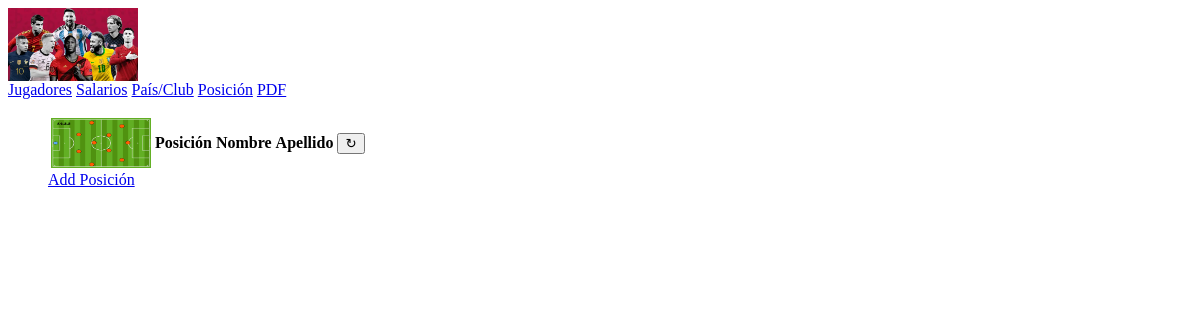
The page /list-posición/ on the database as committed earlier.
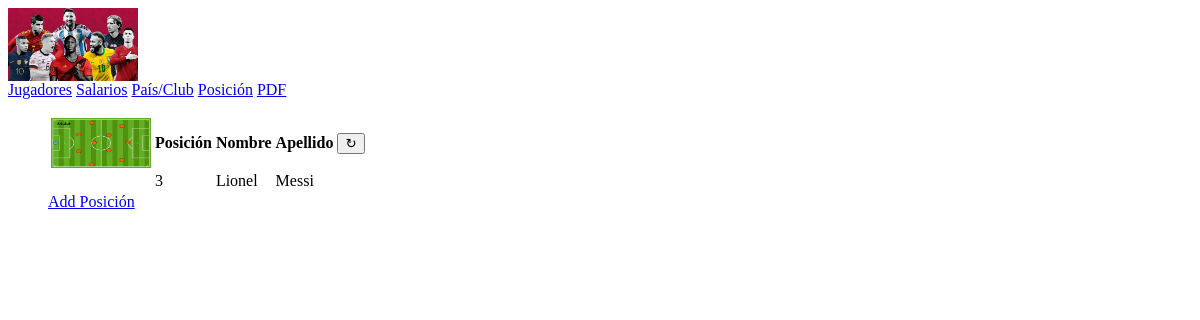
The same page on the database as committed later.
### applications/jugador/models.py (models this page shows, shortened)
class Posición(models.Model):
    PUESTO_CHOICES = (
        ('0', 'Arquero'),
        ('1', 'Defensor'),
        ('2', 'Medio campo'),
        ('3', 'Delantero'),
    )
    posición = models.CharField('Posición', max_length=3, choices=PUESTO_CHOICES)
    jugador = models.ForeignKey(Jugador, on_delete=models.CASCADE)
    class Meta:
        verbose_name = 'Posición'
        verbose_name_plural = 'Posiciónes'

class Jugador(models.Model):
    nombre = models.CharField('Nombre', max_length=30)
    apellido = models.CharField('Apellido', max_length=30, blank=True)
    fecha_nacimiento = models.DateField()
    dni = models.PositiveIntegerField()
    sueldo = models.PositiveIntegerField()
    class Meta:
        verbose_name = 'Jugador'
        verbose_name_plural = 'Jugadores'

### applications/jugador/views.py (called while the page is built)
    def get_queryset(self):
        return Posición.objects.all()

### templates/posición/list-posición.html (shortened to what this page needs)
{% extends 'base.html' %}
{% block content %}
  <ul>
      <table class="table table-success table-striped">
        <thead>
          <tr>
            <th scope="col">
              <img width="100px" height="50px">
            </th>
            <th scope="col">Posición</th>
            <th scope="col">Nombre</th>
            <th scope="col">Apellido</th>
            <th scope="col">
              <button  type="button" class="btn btn-outline-primary" onclick= "refrescar();">↻</button>
            </th>
          </tr>
        </thead>
        <tbody>
          {% for p in posiciones %}
            <tr>
              <th scope="row">
                <td>{{ p.posición}}</td>
                <td>{{ p.jugador.nombre }}</td>
                <td>{{ p.jugador.apellido }}</td>
                <td></td>
              </th>
            </tr>
          {% endfor %}
        </tbody>
    </table>
    <a class="btn btn-primary " href="{% url 'jugador_app:agr_puesto' %}" role="button">Add Posición</a>
  </ul>
{% endblock %}

Rows that differ between the two databases and show on the page:
added Posición: posición "3", jugador.nombre "Lionel", jugador.apellido "Messi"
